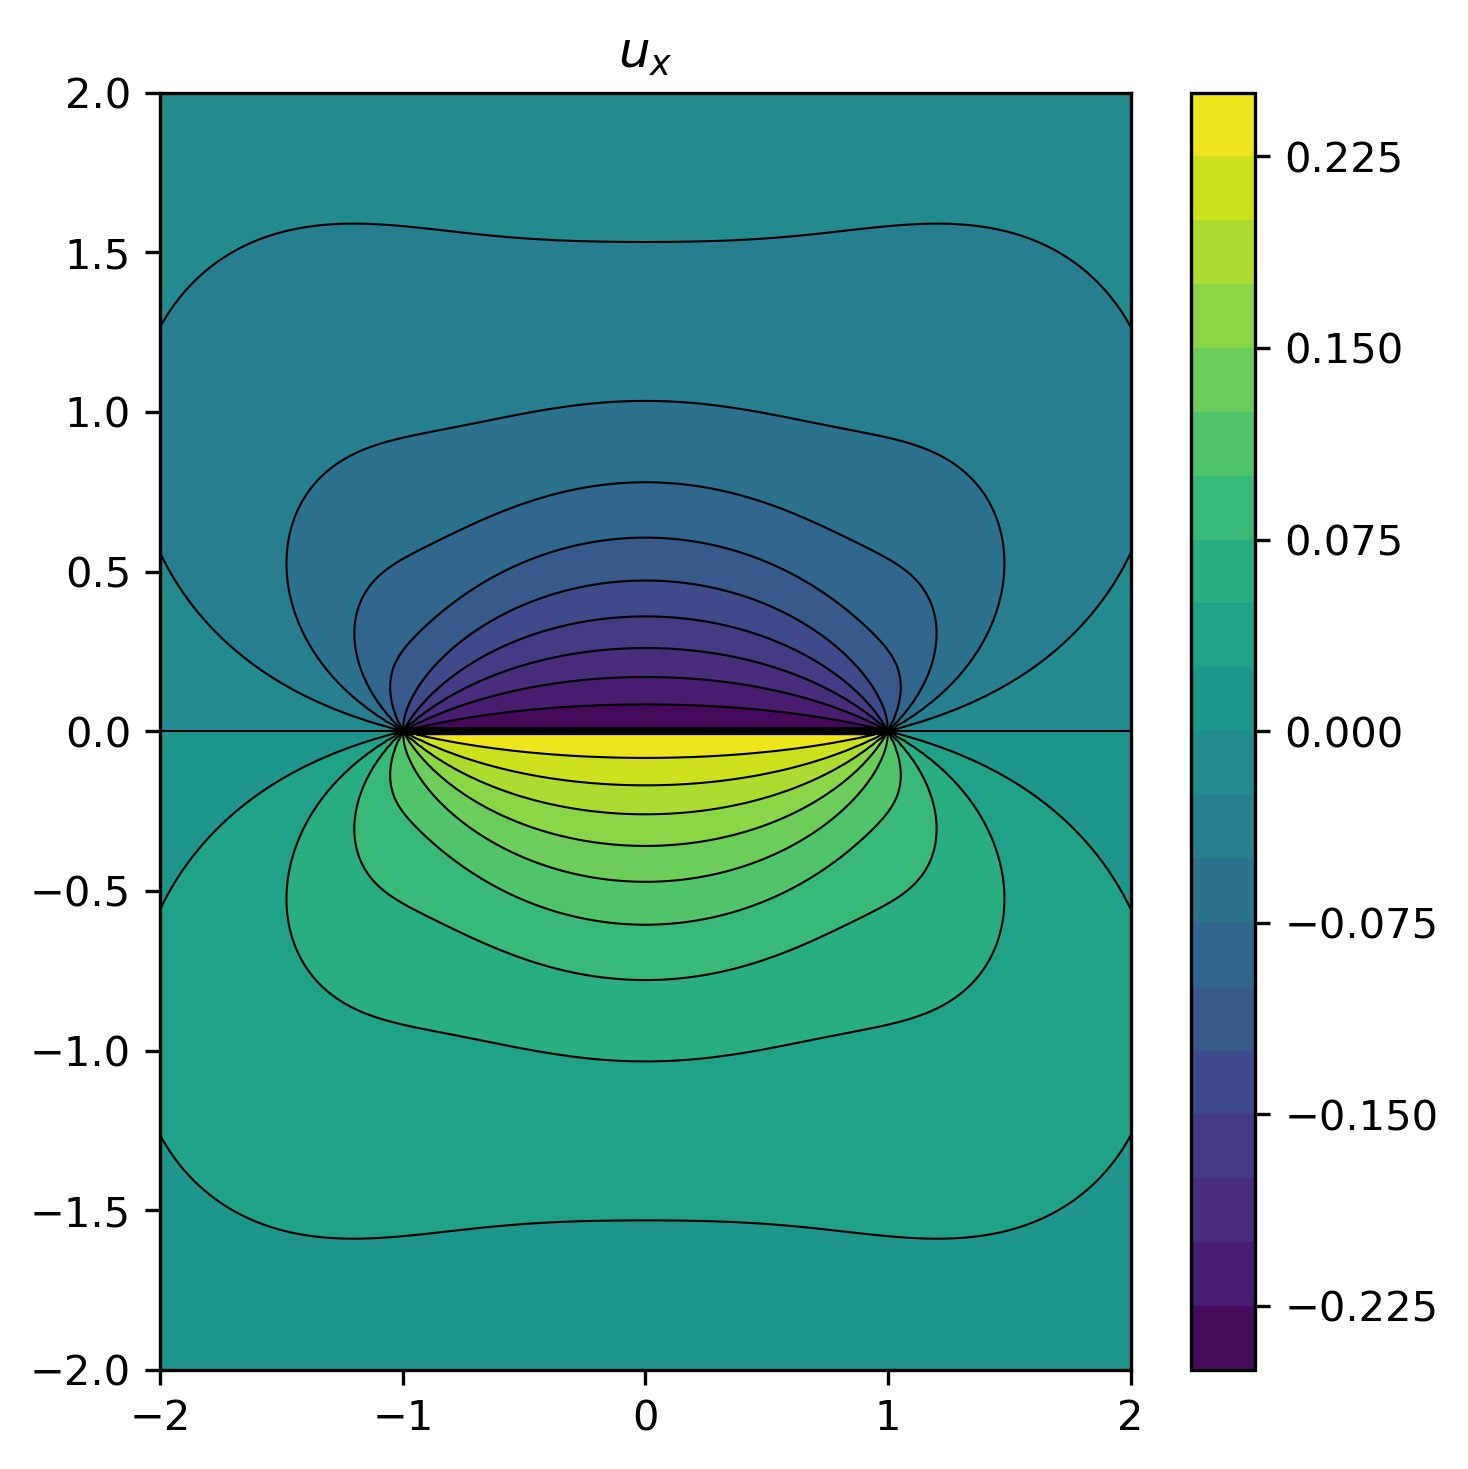

The Python source for this figure:
import matplotlib.pyplot as plt
import numpy as np

import cutde.fullspace as FS

xs = np.linspace(-2, 2, 200)
ys = np.linspace(-2, 2, 200)
obsx, obsy = np.meshgrid(xs, ys)
pts = np.array([obsx, obsy, 0 * obsy]).reshape((3, -1)).T.copy()

fault_pts = np.array([[-1, 0, 0], [1, 0, 0], [1, 0, -1], [-1, 0, -1]])
fault_tris = np.array([[0, 1, 2], [0, 2, 3]], dtype=np.int64)

disp_mat = FS.disp_matrix(obs_pts=pts, tris=fault_pts[fault_tris], nu=0.25)

slip = np.array([[1, 0, 0], [1, 0, 0]])
disp = disp_mat.reshape((-1, 6)).dot(slip.flatten())

disp_grid = disp.reshape((*obsx.shape, 3))

plt.figure(figsize=(5, 5), dpi=300)
cntf = plt.contourf(obsx, obsy, disp_grid[:, :, 0], levels=21)
plt.contour(
    obsx,
    obsy,
    disp_grid[:, :, 0],
    colors="k",
    linestyles="-",
    linewidths=0.5,
    levels=21,
)
plt.colorbar(cntf)
plt.title("$u_x$")
plt.tight_layout()
plt.savefig("docs/example.png", bbox_inches="tight")
